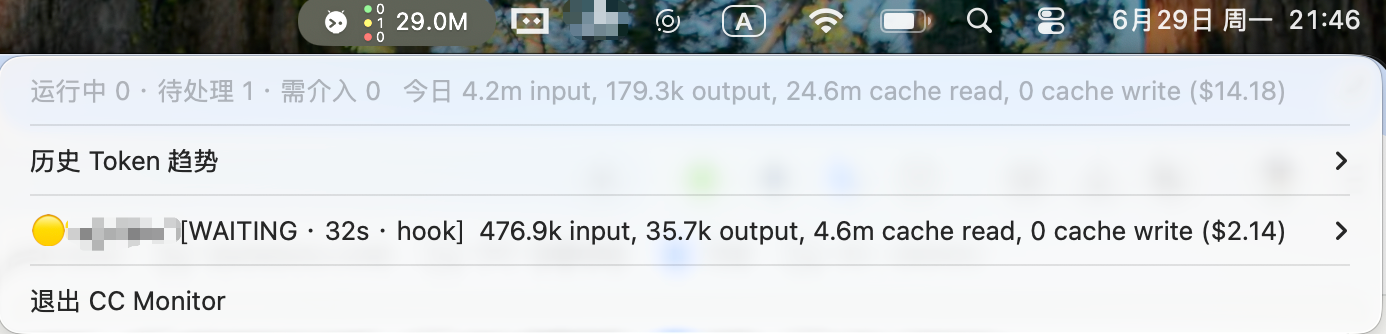
#> input picture image-1.png, 1386 x 334 px
$ python make_icons.py image-1.png
#> lines starting #> are read from the running program, lines starting #| are printed output that depends on the picture
#!/usr/bin/env python3
# -*- coding: utf-8 -*-
"""
make_icons.py —— 生成 macOS 图标
  1. AppIcon.icns        给 .app 用的应用图标(py2app 打包进去)
  2. menubar_icon.png    菜单栏模板图(纯黑+透明,自适应深/浅色菜单栏)
     + @2x 高清版,用于 Retina 屏

依赖: pip3 install Pillow
用法: python3 make_icons.py icon_src.jpeg
"""
import sys, os
from PIL import Image, ImageDraw

SRC = sys.argv[1] if len(sys.argv) > 1 else "icon_src.jpeg"

# ---------- 1. 圆角处理 + 生成 .icns ----------
def rounded(im, radius_ratio=0.225):
    im = im.convert("RGBA")
    w, h = im.size
    r = int(w * radius_ratio)
    mask = Image.new("L", (w, h), 0)
    d = ImageDraw.Draw(mask)
    d.rounded_rectangle([0, 0, w, h], radius=r, fill=255)
    out = Image.new("RGBA", (w, h), (0, 0, 0, 0))
    out.paste(im, (0, 0), mask)
    return out

src = Image.open(SRC).convert("RGBA")
#> src is the input picture: PIL image 1386x334 RGBA; mean R, G, B, A 207.8, 212, 214.1, 255
# 缩放到 1024 标准
src = src.resize((1024, 1024), Image.LANCZOS)
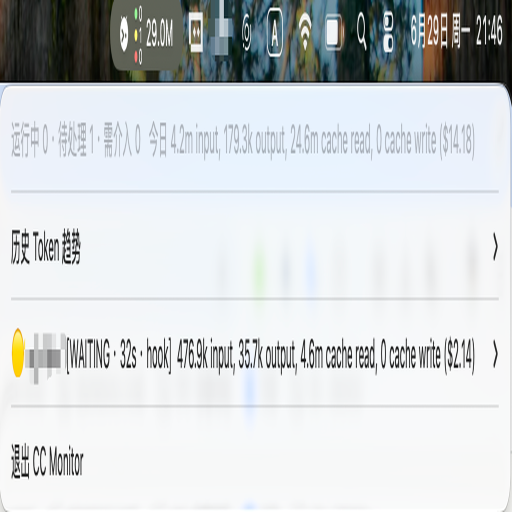
#> src: PIL image 1024x1024 RGBA (shown at 1/2 size); mean R, G, B, A 207.8, 212, 214, 255
app_icon = rounded(src)
#> in rounded, `mask = Image.new("L", (w, h), 0)`: mask: PIL image 1024x1024 L; every value is 0
#> in rounded, `out = Image.new("RGBA", (w, h), (0, 0, 0, 0))`: out: PIL image 1024x1024 RGBA; every value is 0
#> in rounded, `out.paste(im, (0, 0), mask)`:
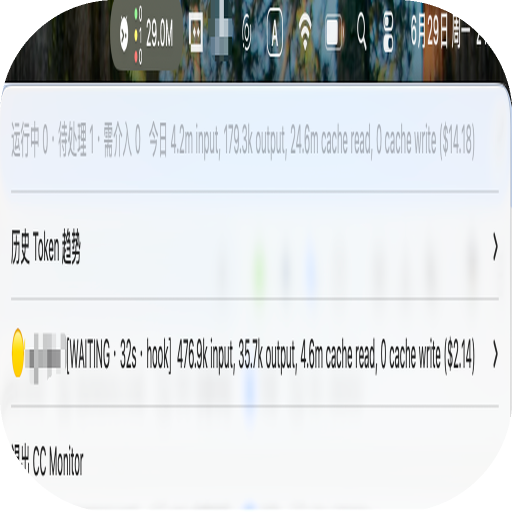
#> out: PIL image 1024x1024 RGBA (shown at 1/2 size); mean R, G, B, A 201.7, 205.9, 208, 244.1; transparent parts drawn white

# Pillow 直接存 icns(包含多分辨率)
sizes = [16, 32, 64, 128, 256, 512, 1024]
app_icon.save("AppIcon.icns", format="ICNS",
              append_images=[app_icon.resize((s, s), Image.LANCZOS) for s in sizes])
# 同时存一张 png 预览
app_icon.resize((512, 512), Image.LANCZOS).save("AppIcon_preview.png")
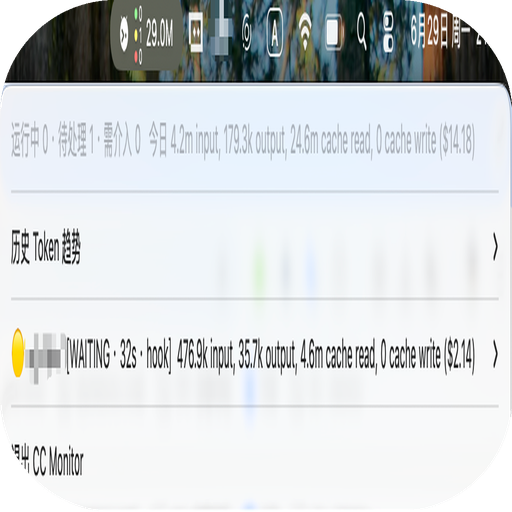
#> saved as AppIcon_preview.png: PIL image 512x512 RGBA; mean R, G, B, A 202.1, 206.3, 208.4, 244.1; transparent parts drawn white
print("✅ AppIcon.icns 生成")

# ---------- 2. 菜单栏模板图 ----------
# 菜单栏图标规范:约 18x18(@2x 36x36),纯黑前景+透明背景,
# 系统会按深/浅色模式自动反色。这里画一个简洁的"雷达脉冲"符号。
def make_menubar(size):
#> called with size = 18
    img = Image.new("RGBA", (size, size), (0, 0, 0, 0))
#> img: PIL image 18x18 RGBA; every value is 0
    d = ImageDraw.Draw(img)
    cx = cy = size / 2
    black = (0, 0, 0, 255)
    lw = max(1, int(size * 0.06))
    # 三段同心弧(脉冲感)
    for i, rr in enumerate([0.42, 0.30, 0.18]):
        r = size * rr
        d.arc([cx - r, cy - r, cx + r, cy + r],
              start=-60, end=60, fill=black, width=lw)
    # 中心圆点
    dot = size * 0.07
    d.ellipse([cx - dot, cy - dot, cx + dot, cy + dot], fill=black)
    return img

make_menubar(18).save("menubar_icon.png")
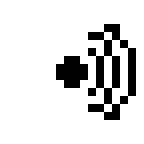
#> saved as menubar_icon.png: PIL image 18x18 RGBA (shown 8 times larger); mean R, G, B, A 0, 0, 0, 34.6; transparent parts drawn white
make_menubar(36).save("menubar_icon@2x.png")
#> in make_menubar (call 2), `img = Image.new("RGBA", (size, size), (0, 0, 0, 0))`: img: PIL image 36x36 RGBA; every value is 0
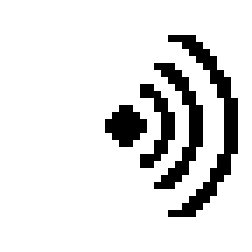
#> saved as menubar_icon@2x.png: PIL image 36x36 RGBA (shown 7 times larger); mean R, G, B, A 0, 0, 0, 30.7; transparent parts drawn white
print("✅ menubar_icon.png / @2x 生成")

$ run again, on image-3.png
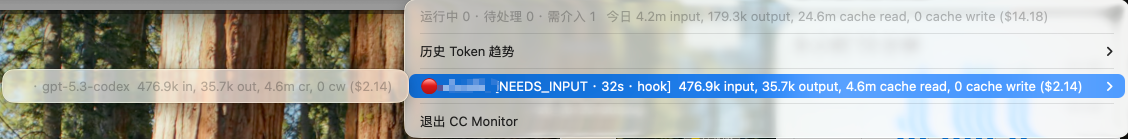
#> input picture image-3.png, 2256 x 278 px (shown at 1/2 size)
#> src is the input picture: PIL image 2256x278 RGBA; mean R, G, B, A 168.4, 174.5, 175.3, 255
#> `src = src.resize((1024, 1024), Image.LANCZOS)`:
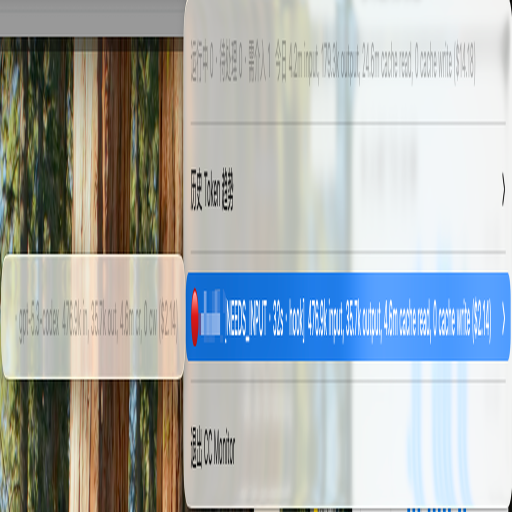
#> src: PIL image 1024x1024 RGBA (shown at 1/2 size); mean R, G, B, A 168.4, 174.5, 175.3, 255
#> mask: PIL image 1024x1024 L; every value is 0
#> `app_icon.resize((512, 512), Image.LANCZOS).save("AppIcon_preview.png")`:
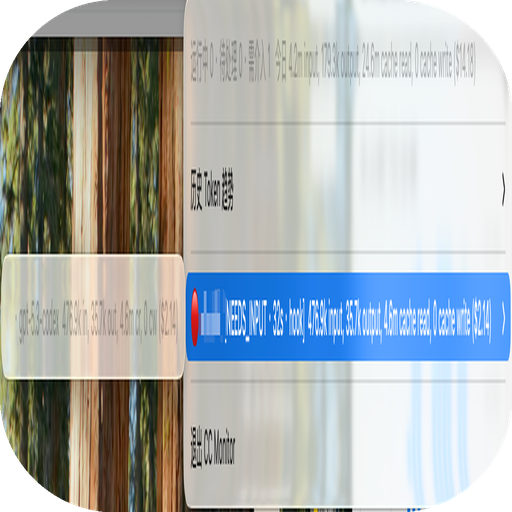
#> saved as AppIcon_preview.png: PIL image 512x512 RGBA; mean R, G, B, A 161.6, 167.7, 168.8, 244.1; transparent parts drawn white
#> img: PIL image 18x18 RGBA; every value is 0
#> img: PIL image 36x36 RGBA; every value is 0
